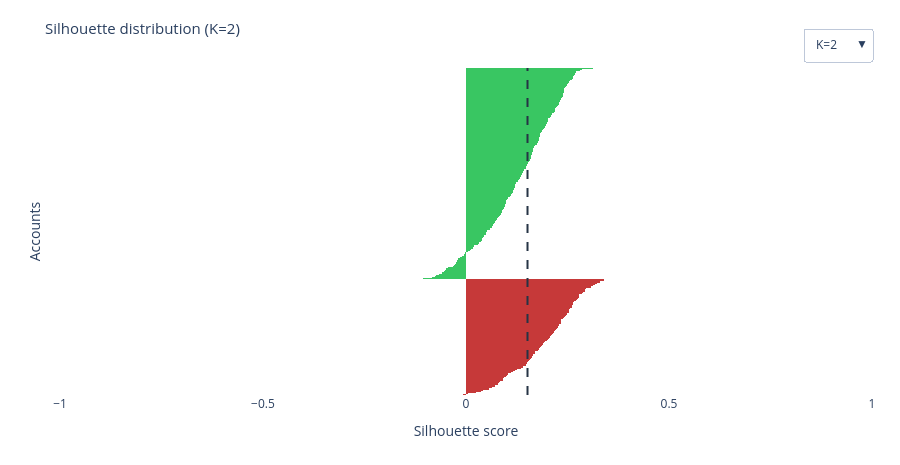

Notebook cell for this chart:
### Markdown cell above
### Individual silhouette distributions

We use the menu to display the silhouette distribution for each K. Each bar represents one customer and is ordered within its group. Positive values indicate smaller average dissimilarity within the assigned group. Near-zero values indicate a boundary, and negative values indicate a closer competing group. The dashed line shows the mean. We examine the distributions for ambiguous memberships that a high overall mean can hide.

### Code cell
show(choose_partition(silhouette_plot, "Silhouette distribution", silhouette=True), 465)
